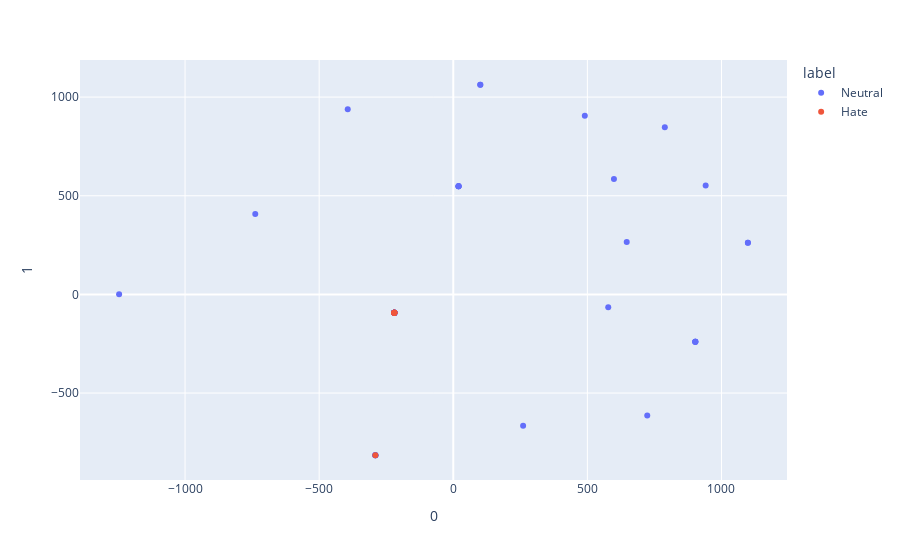

Write notebook code for a chart like this one.
### Code cell
from sklearn.manifold import TSNE
import pandas as pd
import plotly.express as px
texts = [sample["text"] for sample in test_ds]
inputs = tokenizer(texts, return_tensors="pt", padding=True, truncation=True)

transformer_encoder = peft_model.base_model.model.transformer

transformer_encoder = transformer_encoder.cpu()
transformer_encoder.eval()
with torch.no_grad():
    outputs = transformer_encoder(**inputs)

tsne = TSNE()
to_vis = tsne.fit_transform(outputs.last_hidden_state[:,0,:].squeeze().numpy())

df = pd.DataFrame(to_vis)
df["label"] = [post["label"] for post in test_ds]
df["text"] = [post["text"] for post in test_ds]
fig = px.scatter(df, x=0, y=1, hover_data="text", color="label")
fig.show()

### Figure 1 — Plotly figure (JSON) as saved in the notebook; plotly's stock layout.template omitted (floating-point values rounded to 4 significant figures)
{"data": [{"customdata": [["@anonymized_account Lis biedny kręci się wokół własnego ogona i ciągle próbuję marudzić A to już mu nie wychodzi"], ["@anonymized_account A w Łodzi Panie Łukaszu na razie Hania,przez niektórych zwana szachrajka😁😁"], ["@anonymized_account Sorry Pogoń, trzech Waszych w moim @anonymized_account zostało."], ["@anonymized_account @anonymized_account Co ty tam w tym Koźlu Kędzierzysz?"], ["@anonymized_account no to jak to jest że się nie da grać w kosza a się wygrywa z mistrzyniami Europy ?"], ["@anonymized_account Lis biedny kręci się wokół własnego ogona i ciągle próbuję marudzić A to już mu nie wychodzi"], ["Podobno mają wprowadzić maseczki antysmogowe ze specjalnym otworkiem na papierosa."], ["Co się musi dziać teraz u @anonymized_account 😄"], ["Sprzedać za 50 mln Paulinho i kupić (podobno) za 30 mln Vidala - nie poznaję Barcelony."], ["@anonymized_account Panie Andrzeju jeszcze pan będzie prosił o te leki przeciw bólowe 😀"], ["@anonymized_account Pogba nie był na pozycji spalonej."], ["#dividetourwarsaw i need to know CO Z AKCJA KTÓRA WŁAŚNIE POWINNA IŚĆ NAM ZAJEBISCIE"], ["PROFESOR JEST NA SPOTIFY UMARŁAM XDD"], ["Dużo tego jeszcze było ale nie chce mi się pisać i tak nikogo to nie interesuje"], ["@anonymized_account @anonymized_account mi się ten styl podoba 💪 oby tak dalej :)"], ["@anonymized_account @anonymized_account @anonymized_account W stop klatkach widać ze jak by to było po stronie drugiej (legi) to karny by był"], ["@anonymized_account burmistrz z platka kwiatka przypomina mi burmistrza Kluczborka"], ["@anonymized_account @anonymized_account w ekstraklasie też nie ma"], ["Patrzysz na @anonymized_account @anonymized_account @anonymized_account i wiesz że idzie wojna"], ["RT @anonymized_account Przypominam.  Kto taśmami wojuje..."], ["vans do chuja przestań robić choć na chwilę zajebiste kolekcje bo w moim portfelu pieniądzen't"], ["@anonymized_account Już dwa lata temu powinni wygrac Euro."], ["@anonymized_account @anonymized_account A niby z jakiego powodu? Żeby mogła sprawować swój urząd? Chyba żart!"], ["@anonymized_account @anonymized_account @anonymized_account @anonymized_account Nieeee, Gryszkiewicz nie grał, to akurat nie o nim."], ["RT @anonymized_account Zawsze jak ide do przymiezalni do h\\u0026amp;m to przeżywam szok, ze naprawde wyglądam tak, jak widać to w tym lustrze od tylu…"], ["@anonymized_account @anonymized_account Według mnie to fake wypucha na zdjęciu niejest miś chyba żeby się tak strasznie zmienił w ostatnim czasie"], ["@anonymized_account @anonymized_account Nawet podobny do niego, prawda ?xD"], ["Bild po wczorajszej demolce przy Ł3: \\\"Po co w LM takie ogórki? III-ligowy Trier sprawił BVB w P. Niemiec więcej problemów niż Legia w LM\\\""], ["RT @anonymized_account Morawiecki senior robi w trąbę zmarłych, syn żywych. Taki podział ról."], ["@anonymized_account Pani Malarz trza być obiektywnym dziennikarką to ze legia gra piach to normalka nic dziwnego"], ["@anonymized_account A ManUtd czasami wczoraj nie odpadł ?:)"], ["@anonymized_account @anonymized_account a trenerem został Szymon Pawłowski :)"], ["@anonymized_account Nie nazwałbym tego dziennikarstwem 😂"], ["@anonymized_account o ile się nie myle to ta twarda ręka była jednym z powodów jego zwolnienia :)"], ["@anonymized_account Błędem było jego zatrudnienie a nie zwolnienie"], ["@anonymized_account @anonymized_account Oj tam, ale chyba po raz pierwszy odpadną przed nami 😂"], ["Podobno mają wprowadzić maseczki antysmogowe ze specjalnym otworkiem na papierosa."], ["RT @anonymized_account @anonymized_account @anonymized_account Wzrusza mnie ta wasza troska. I rozumiem ją. W końcu jest lotnisko w Niemczech. A więc u nas n…"], ["@anonymized_account @anonymized_account Nawet podobny do niego, prawda ?xD"], ["@anonymized_account @anonymized_account No pewnie. Niepełnosprawnych zamkneliscie w sejmie to się zrobiło bezpiecznie na ulicach. Taka prawda kłamco."], ["@anonymized_account Tomek niesluchaj radia jak juz tak Cię denerwuje zwykła reklama 😉 niejestem lekarzem ale podejrzewam chorobę zawodową🎤 🍻"], ["@anonymized_account @anonymized_account Według mnie to fake wypucha na zdjęciu niejest miś chyba żeby się tak strasznie zmienił w ostatnim czasie"], ["RT @anonymized_account @anonymized_account @anonymized_account dopiero po porodzie kobiety maja mgliste pojęcie o bólu mężczyzn z katarem."], ["@anonymized_account @anonymized_account Powinni jeszcze zaprosić Gmyza i odlot będzie pełny."], ["@anonymized_account dziś ciężko. Pół Warszawy postanowiło się umyć w tym samym czasie."], ["@anonymized_account @anonymized_account Aha, a ktoś cię zapraszał do rozmowy?"], ["RT @anonymized_account @anonymized_account @anonymized_account dopiero po porodzie kobiety maja mgliste pojęcie o bólu mężczyzn z katarem."], ["@anonymized_account @anonymized_account Dlatego to nie miało żadnego większego wpływu z żadnej ze stron."], ["@anonymized_account A Ty nigdy nie robisz dwóch rzeczy jednocześnie? Np. idziesz i żujesz gumę."], ["@anonymized_account @anonymized_account Trochę dużo tych trenerów :P"], ["Skoro wchodzi Góralski, to tym bardziej szkoda, że po drugiej stronie nie ma Vidala 😜"], ["@anonymized_account to ty chłopie nie płacz że mamy takie legendy.A wy macie kogo ? PiotraBanie ?@anonymized_account @anonymized_account @anonymized_account @anonymized_account"]], "hovertemplate": "label=Neutral<br>0=%{x}<br>1=%{y}<br>text=%{customdata[0]}<extra></extra>", "legendgroup": "Neutral", "marker": {"color": "#636efa", "symbol": "circle"}, "mode": "markers", "name": "Neutral", "orientation": "v", "showlegend": true, "type": "scatter", "x": [260.4, -738.3, -219.8, -219.8, -219.8, -219.8, 1099.0, 599.0, 490.5, -219.8, -219.8, -1246.0, 723.3, -393.6, -219.8, -219.8, -219.8, -219.8, 941.0, 902.5, 646.7, -219.8, -219.8, -219.8, 902.5, -219.8, -219.8, 577.8, 902.5, -219.8, -219.8, -219.8, -219.8, -219.8, -219.8, -219.8, 1099.0, 902.5, -219.8, -219.8, -219.8, -290.5, 100.7, 19.64, -290.5, 19.64, 100.7, -290.5, 19.64, -290.5, 788.7, 19.64], "xaxis": "x", "y": [-665.2, 407.6, -92.31, -92.31, -92.31, -92.31, 261.3, 584.3, 905.1, -92.31, -92.31, 0.5462, -614.3, 938.1, -92.31, -92.31, -92.31, -92.31, 552.2, -239.7, 265.2, -92.31, -92.31, -92.31, -239.7, -92.31, -92.31, -65.19, -239.7, -92.31, -92.31, -92.31, -92.31, -92.31, -92.31, -92.31, 261.3, -239.7, -92.31, -92.31, -92.31, -815.1, 1063.0, 547.6, -815.1, 547.6, 1063.0, -815.1, 547.6, -815.1, 846.9, 547.6], "yaxis": "y"}, {"customdata": [["@anonymized_account @anonymized_account Jednostki wojskowe funkcjonują w oparciu o karty kredytowe? Lecz się człowieku."], ["@anonymized_account @anonymized_account @anonymized_account Jojo demokrata w akcji. Taki pospolity ćwierćmózg"], ["@anonymized_account A nastepni będą tacy jak Terlikowski spędzający czas w kolejce do psychiatry."], ["@anonymized_account Krystynę mi on przypomina ale trzeba mieć niepokoleji w głowie by się robić na Krystynę"], ["@anonymized_account czy Pan Waldemar ma zakaz wjazdu Parchu, czy nie ma?"], ["@anonymized_account @anonymized_account Raczej ma problem z głową. Tak jak Ty i Tobie podobni."], ["@anonymized_account Polacy też wiedzą, że jednym z największych debili jest niejaki Ziemkiewicz."], ["@anonymized_account @anonymized_account @anonymized_account Kurwa w jebany dzień parlamentaryzmu wszędzie barierki i psiarnia, no kurwa pięknie się to wspasowuje"]], "hovertemplate": "label=Hate<br>0=%{x}<br>1=%{y}<br>text=%{customdata[0]}<extra></extra>", "legendgroup": "Hate", "marker": {"color": "#EF553B", "symbol": "circle"}, "mode": "markers", "name": "Hate", "orientation": "v", "showlegend": true, "type": "scatter", "x": [-219.8, -219.8, -219.8, -219.8, -219.8, -219.8, -219.8, -290.5], "xaxis": "x", "y": [-92.31, -92.31, -92.31, -92.31, -92.31, -92.31, -92.31, -815.1], "yaxis": "y"}], "layout": {"legend": {"title": {"text": "label"}, "tracegroupgap": 0}, "margin": {"t": 60}, "xaxis": {"anchor": "y", "domain": [0, 1], "title": {"text": "0"}}, "yaxis": {"anchor": "x", "domain": [0, 1], "title": {"text": "1"}}}}
